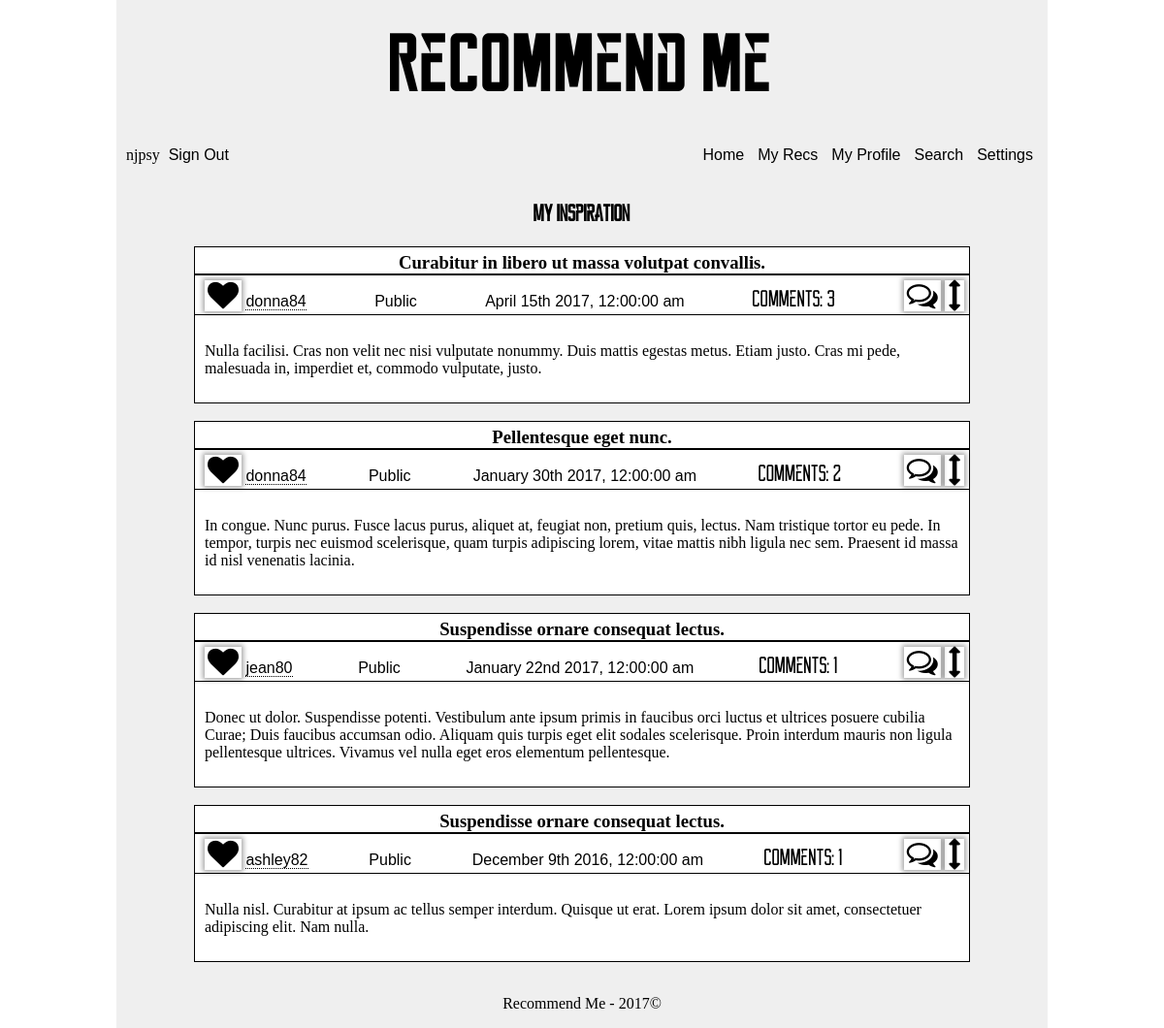
Before: /personal/inspiration (signed in) with the older database file.
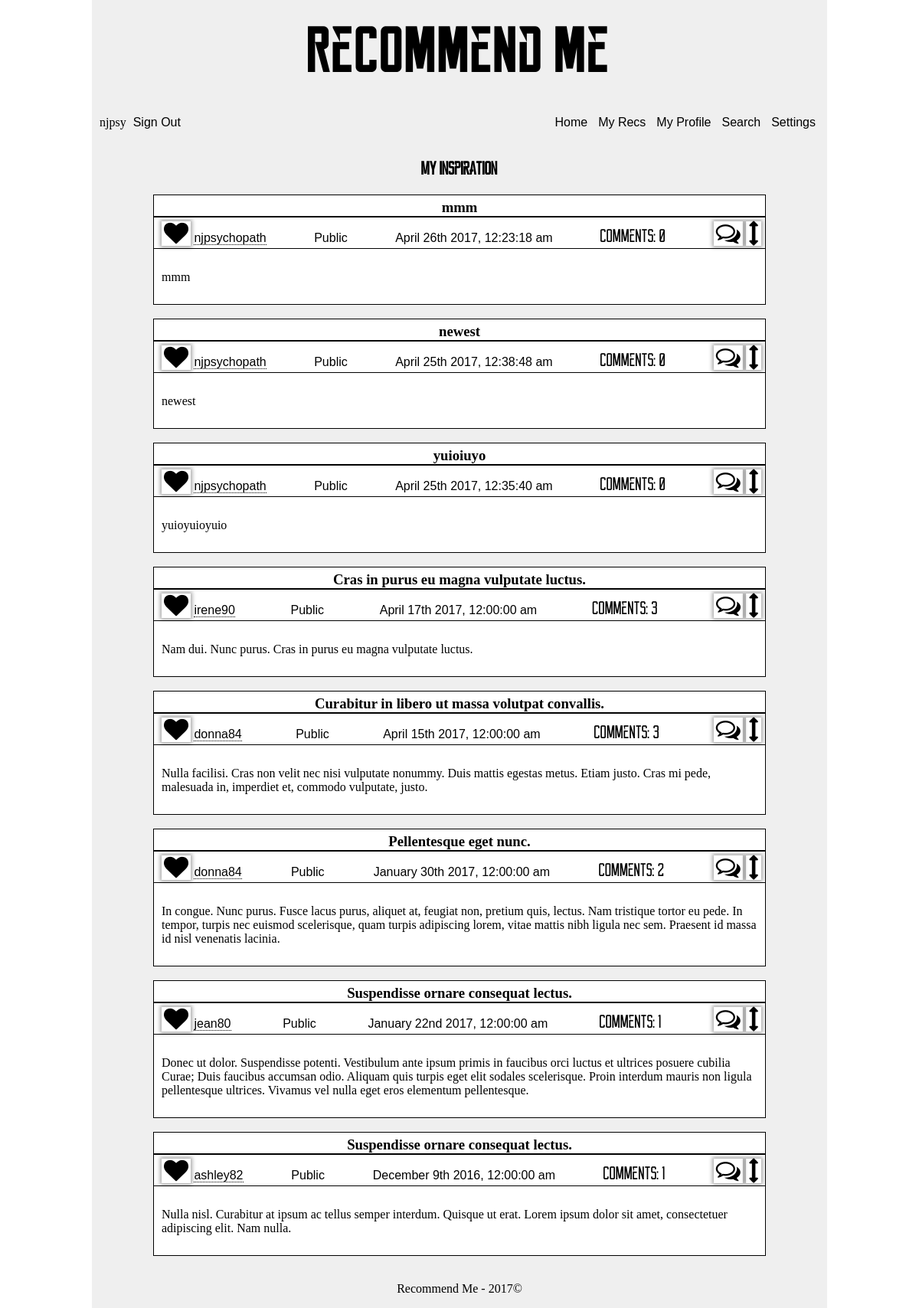
After: the same page with the newer database file.
### app/models.py (models this page shows, shortened)
class Recommendation(db.Model):
    __tablename__ = 'recommendation'
    id = db.Column(db.INTEGER, primary_key=True)
    made_private = db.Column(db.BOOLEAN, default=False)
    new_comment = db.Column(db.BOOLEAN, default=False)
    text = db.Column(db.TEXT)
    timestamp = db.Column(db.DATETIME, index=True, default=datetime.utcnow)
    title = db.Column(db.String(64))
    user_id = db.Column(db.INTEGER, db.ForeignKey('user.id'))
    verification = db.Column(db.INTEGER)
    user = db.relationship('User', backref=backref('recommendation', lazy='dynamic'))
    def prepare_comments(self):
        prep_query = self.comment\
            .filter(Comment.verification > 0)\
            .order_by(desc(Comment.timestamp))
        d_c = prep_query\
            .paginate(1, per_page=5, error_out=False)
        count = prep_query.count()
        return (d_c, count)

class User(UserMixin, db.Model):
    __tablename__ = 'user'
    id = db.Column(db.INTEGER, primary_key=True)
    username = db.Column(db.String, unique=True, index=True)
    email = db.Column(db.String, unique=True, index=True)
    about_me = db.Column(db.TEXT)
    api = db.Column(db.String())
    confirmed = db.Column(db.BOOLEAN, default=False)
    display = db.Column(db.INTEGER, default=10)
    invalid_logins = db.Column(db.INTEGER, default=0)
    last_login = db.Column(db.DATETIME, default=datetime.utcnow)
    member_since = db.Column(db.DATETIME, default=datetime.utcnow)
    password_hash = db.Column(db.String(128))
    role_id = db.Column(db.INTEGER, db.ForeignKey('role.id'))
    updates = db.Column(db.BOOLEAN, default=True)
    role = db.relationship('Role', backref=backref('user', lazy='dynamic'))
    @property
    def password(self):
        raise AttributeError('password is hashed')

### app/personal/views.py (the view)
@personal.route('/inspiration')
@login_required
def inspiration():
    display_recs = Recommendation.query\
        .filter(Recommendation.user_id.in_([one.following for one in current_user.following]),
            Recommendation.verification>0)\
        .order_by(desc(Recommendation.timestamp))\
        .paginate(1, per_page=current_user.display, error_out=False)
    return render_template('personal/inspiration.html', display=display_recs)

### app/auth/views.py (called while the page is built)
@auth.before_app_request
def before_request():
    if current_user.is_authenticated and not current_user.confirmed \
        and request.endpoint[:5] != 'auth.' and request.endpoint != 'static':
        return redirect(url_for('auth.unconfirmed'))

### app/models.py (called while the page is built)
@login_manager.user_loader
def load_user(user_id):
    return User.query.get(int(user_id))

### manage.py (called while the page is built)
@app.url_defaults
def hashed_static_file(endpoint, values):
    if 'static' == endpoint or endpoint.endswith('.static'):
        filename = values.get('filename')
        if filename:
            blueprint = request.blueprint
            if '.' in endpoint:  # blueprint
                blueprint = endpoint.rsplit('.', 1)[0]
            static_folder = app.static_folder
            if blueprint and app.blueprints[blueprint].static_folder:
                static_folder = app.blueprints[blueprint].static_folder
            fp = os.path.join(static_folder, filename)
            if os.path.exists(fp):
                values['_'] = int(os.stat(fp).st_mtime)

### app/templates/personal/inspiration.html (shortened to what this page needs)
<!DOCTYPE html>
{% extends 'abstract/one-column.html' %}
{% block head %}
  {{super()}}
{% endblock %}
{% block maincontent %}
  <h2>My Inspiration</h2>
{% endblock %}
{% block supplemental %}
  {{rec_macro.initialize_recs(display, moment, current_user)}}
{% endblock %}

### app/templates/macros/rec-macro.html (shortened to what this page needs)
{% import 'macros/comment-macro.html' as comment_macro %}
{% macro render_rec(rec, count, moment, current_user, attributes=True, link=request.url) %}
  <div class='single-post'>
    <a href="{{url_for('main.highlight', id=rec.id)}}">
      <h3 class='rec-title'>{{rec.title}}</h3>
    </a>
    <div class='post-header'>
      <ul class='post-header-list'>
        <li>
          {% if current_user.is_authenticated and current_user != rec.user %}
            {% if current_user.following.filter_by(following=rec.user_id).first() %}
              <i id='{{rec.user_id}}' class="follow-button font-link fa fa-heart fa-2x"></i>
            {% else %}
              <i id='{{rec.user_id}}' class='follow-button font-link fa fa-heart-o fa-2x'></i>
            {% endif %}
          {% endif %}
          <a href="{{url_for('personal.profile', id=rec.user_id)}}">
            {{rec.user.username}}
          </a>
        </li>
        <li>
          {% if rec.verification != 0 %}
            Public
          {% else %}
            Private
          {% endif %}
        </li>
        <li>
          {{moment(rec.timestamp).format('MMMM Do YYYY, h:mm:ss a')}}
        </li>
        <li class='reckoner'>
          Comments: {{count}}
        </li>
        {% if attributes or rec.user_id==current_user.id %}
          <li>
            {% if attributes %}
              <i id='{{rec.id}}' class='{{link}} font-link toggle-comments fa fa-comments-o fa-2x'></i>
              <i class='font-link toggle-show fa fa-arrows-v fa-2x'></i>
            {% endif %}
          </li>
        {% endif %}
      </ul>
    </div>
    <p class='post-text'>
      {{rec.text}}
    </p>
  </div>
  <br/>
{% endmacro %}
{% macro initialize_recs(display, moment, current_user, attributes=True) %}
  <div class='list-recs'>
    {{ajax(display, moment, current_user, attributes)}}
  </div>
{% endmacro %}
{% macro ajax(display, moment, current_user, attributes=True, link=request.url) %}
  {% for rec in display.items %}
    {{single_rec(rec, moment, current_user, attributes, link, in_comments=True)}}
  {% endfor %}
{% endmacro %}
{% macro single_rec(rec, moment, current_user, attributes=True, link=request.url, in_comments=True) %}
  {% set comments, count = rec.prepare_comments() %}
  {{render_rec(rec, count, moment, current_user, attributes, link)}}
{% endmacro %}

Changed rows visible on the page:
added Recommendation: title "mmm", user.username "njpsychopath", verification "Public", timestamp "April 26th 2017, 12:23:18 am", count "0", text "mmm"
added Recommendation: title "newest", user.username "njpsychopath", verification "Public", timestamp "April 25th 2017, 12:38:48 am", count "0", text "newest"
now on this page (row unchanged): Recommendation: title "yuioiuyo", user.username "njpsychopath", verification "Public", timestamp "April 25th 2017, 12:35:40 am", count "0", text "yuioyuioyuio"
now on this page (row unchanged): Recommendation: title "Cras in purus eu magna vulputate luctus.", user.username "irene90", verification "Public", timestamp "April 17th 2017, 12:00:00 am", count "3", text "Nam dui. Nunc purus. Cras in purus eu magna vulputate luctus."
